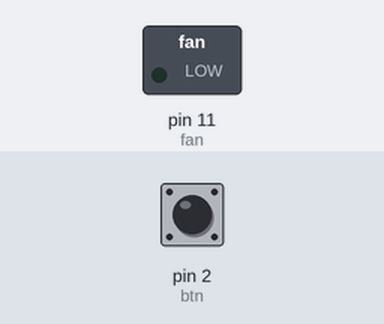
A sketch run on a simulated Arduino Uno, built with avr-gcc and run on an emulated ATmega328P. Parts: switched loads named in the sketch (green lamp = pin HIGH). The inputs (shaded band) are chosen by the test bench; at power-on: pin 2 (btn) HIGH.

Above: at 1.2 s.
1.3 s: pin 2 (btn) pulled LOW for 0.15 s
At 2.6 s:
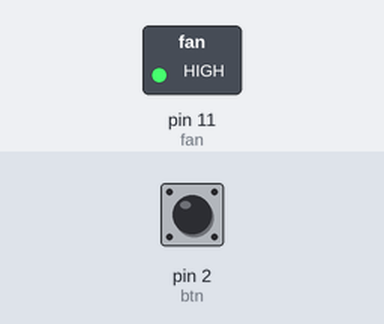
Timing chart, 0 to 4.3 s (numbered marks = the images above; inputs shaded):
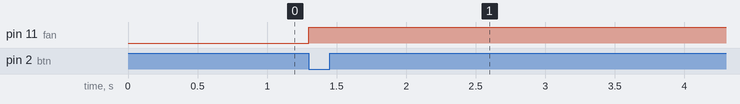

Measured:
- after the input at 1.3 s, pin 11 (fan): LOW → HIGH at once

The sketch:

fanProject.ino
```cpp
const int btn = 2;
const int fan = 11;
void setup() {
  // put your setup code here, to run once:
  pinMode(btn,INPUT_PULLUP);//inpt
  pinMode(fan, 1);
  attachInterrupt(INT0, myfx, HIGH);
  attachInterrupt(INT0, myfx, LOW);
}

void loop() {
  // put your main code here, to run repeatedly:
//  int btnVal = digitalRead(btn);
//  if(btnVal ==1){
//    digitalWrite(fan, 1);
//  }else{
//    digitalWrite(fan, 0);
//  }

}
  void myfx(){

    digitalWrite(fan, 1);
  }
```
